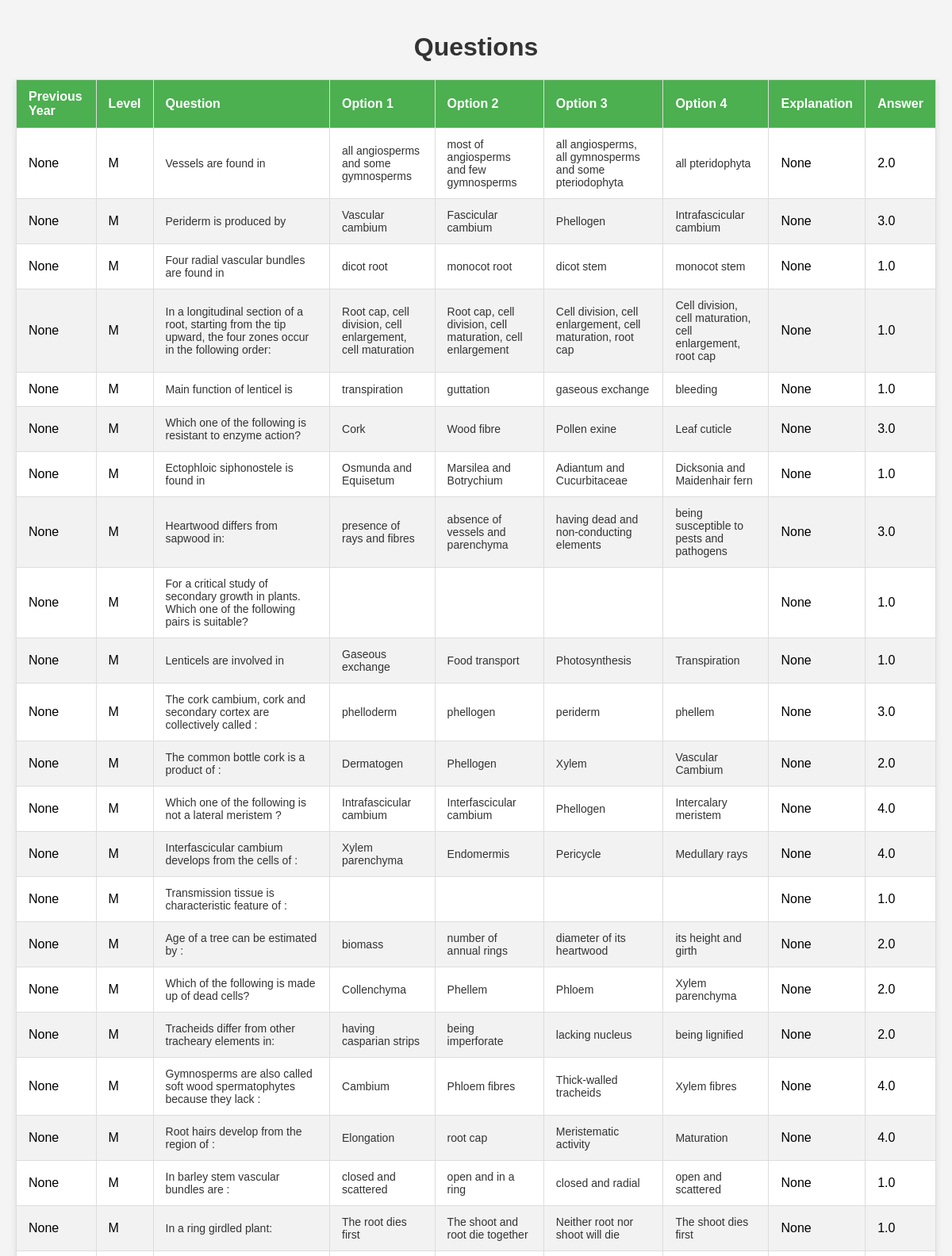
Screenshot of /questions (upper part) with the database file from the repository.
### app.py (models this page shows)
class Question(db.Model):
    id = db.Column(db.Integer, primary_key=True)
    previous_year = db.Column(db.String(50))
    level = db.Column(db.String(50))
    question_text = db.Column(db.String(255))
    question_image = db.Column(db.String(255), nullable=True)
    option1_text = db.Column(db.String(255), nullable=True)
    option1_image = db.Column(db.String(255), nullable=True)
    option2_text = db.Column(db.String(255), nullable=True)
    option2_image = db.Column(db.String(255), nullable=True)
    option3_text = db.Column(db.String(255), nullable=True)
    option3_image = db.Column(db.String(255), nullable=True)
    option4_text = db.Column(db.String(255), nullable=True)
    option4_image = db.Column(db.String(255), nullable=True)
    explanation = db.Column(db.Text)
    answer = db.Column(db.String(50))

### app.py (the view)
@app.route('/questions')
def display():
    questions = Question.query.all()
    return render_template('questions.html', questions=questions)

### templates/questions.html (shortened to what this page needs)
<!DOCTYPE html>
<html lang="en">
<head>
</head>
<body>
    <h1>Questions</h1>
    <table>
        <thead>
            <tr>
                <th>Previous Year</th>
                <th>Level</th>
                <th>Question</th>
                <th>Option 1</th>
                <th>Option 2</th>
                <th>Option 3</th>
                <th>Option 4</th>
                <th>Explanation</th>
                <th>Answer</th>
            </tr>
        </thead>
        <tbody>
            {% for question in questions %}
            <tr>
                <td>{{ question.previous_year }}</td>
                <td>{{ question.level }}</td>
                <td>
                    {% if question.question_text %}
                    <p>{{ question.question_text }}</p>
                    {% endif %}
                </td>
                <td>
                    {% if question.option1_text %}
                    <p>{{ question.option1_text }}</p>
                    {% endif %}
                </td>
                <td>
                    {% if question.option2_text %}
                    <p>{{ question.option2_text }}</p>
                    {% endif %}
                </td>
                <td>
                    {% if question.option3_text %}
                    <p>{{ question.option3_text }}</p>
                    {% endif %}
                </td>
                <td>
                    {% if question.option4_text %}
                    <p>{{ question.option4_text }}</p>
                    {% endif %}
                </td>
                <td>{{ question.explanation }}</td>
                <td>{{ question.answer }}</td>
            </tr>
            {% endfor %}
        </tbody>
    </table>
</body>
</html>

### templates/questions.html (style rules this page uses)
body { font-family: Arial, sans-serif; margin: 0; padding: 20px; background-color: #f4f4f4; }
h1 { text-align: center; color: #333; }
table { width: 100%; border-collapse: collapse; margin: 20px 0; background-color: white; box-shadow: 0 4px 8px rgba(0, 0, 0, 0.1); }
th, td { padding: 12px 15px; text-align: left; border: 1px solid #ddd; }
th { background-color: #4CAF50; color: white; }
tr:nth-child(even) { background-color: #f2f2f2; }
p { margin: 0; font-size: 14px; color: #333; }

### rows the page displays
Question: previous_year "None", level "M", question_text "Vessels are found in", option1_text "all angiosperms and some gymnosperms", option2_text "most of angiosperms and few gymnosperms", option3_text "all angiosperms, all gymnosperms and some pteriodophyta", option4_text "all pteridophyta", explanation "None", answer "2.0"
Question: previous_year "None", level "M", question_text "Periderm is produced by", option1_text "Vascular cambium", option2_text "Fascicular cambium", option3_text "Phellogen", option4_text "Intrafascicular cambium", explanation "None", answer "3.0"
Question: previous_year "None", level "M", question_text "Four radial vascular bundles are found in", option1_text "dicot root", option2_text "monocot root", option3_text "dicot stem", option4_text "monocot stem", explanation "None", answer "1.0"
Question: previous_year "None", level "M", question_text "In a longitudinal section of a root, starting from the tip upward, the four zones occur in the following order:", option1_text "Root cap, cell division, cell enlargement, cell maturation", option2_text "Root cap, cell division, cell maturation, cell enlargement", option3_text "Cell division, cell enlargement, cell maturation, root cap", option4_text "Cell division, cell maturation, cell enlargement, root cap", explanation "None", answer "1.0"
Question: previous_year "None", level "M", question_text "Main function of lenticel is", option1_text "transpiration", option2_text "guttation", option3_text "gaseous exchange", option4_text "bleeding", explanation "None", answer "1.0"
Question: previous_year "None", level "M", question_text "Which one of the following is resistant to enzyme action?", option1_text "Cork", option2_text "Wood fibre", option3_text "Pollen exine", option4_text "Leaf cuticle", explanation "None", answer "3.0"
Question: previous_year "None", level "M", question_text "Ectophloic siphonostele is found in", option1_text "Osmunda and Equisetum", option2_text "Marsilea and Botrychium", option3_text "Adiantum and Cucurbitaceae", option4_text "Dicksonia and Maidenhair fern", explanation "None", answer "1.0"
Question: previous_year "None", level "M", question_text "Heartwood differs from sapwood in:", option1_text "presence of rays and fibres", option2_text "absence of vessels and parenchyma", option3_text "having dead and non-conducting elements", option4_text "being susceptible to pests and pathogens", explanation "None", answer "3.0"
Question: previous_year "None", level "M", question_text "For a critical study of secondary growth in plants. Which one of the following pairs is suitable?", explanation "None", answer "1.0"
Question: previous_year "None", level "M", question_text "Lenticels are involved in", option1_text "Gaseous exchange", option2_text "Food transport", option3_text "Photosynthesis", option4_text "Transpiration", explanation "None", answer "1.0"
Question: previous_year "None", level "M", question_text "The cork cambium, cork and secondary cortex are collectively called :", option1_text "phelloderm", option2_text "phellogen", option3_text "periderm", option4_text "phellem", explanation "None", answer "3.0"
Question: previous_year "None", level "M", question_text "The common bottle cork is a product of :", option1_text "Dermatogen", option2_text "Phellogen", option3_text "Xylem", option4_text "Vascular Cambium", explanation "None", answer "2.0"
Question: previous_year "None", level "M", question_text "Which one of the following is not a lateral meristem ?", option1_text "Intrafascicular cambium", option2_text "Interfascicular cambium", option3_text "Phellogen", option4_text "Intercalary meristem", explanation "None", answer "4.0"
Question: previous_year "None", level "M", question_text "Interfascicular cambium develops from the cells of :", option1_text "Xylem parenchyma", option2_text "Endomermis", option3_text "Pericycle", option4_text "Medullary rays", explanation "None", answer "4.0"
Question: previous_year "None", level "M", question_text "Transmission tissue is characteristic feature of :", explanation "None", answer "1.0"
Question: previous_year "None", level "M", question_text "Age of a tree can be estimated by :", option1_text "biomass", option2_text "number of annual rings", option3_text "diameter of its heartwood", option4_text "its height and girth", explanation "None", answer "2.0"
Question: previous_year "None", level "M", question_text "Which of the following is made up of dead cells?", option1_text "Collenchyma", option2_text "Phellem", option3_text "Phloem", option4_text "Xylem parenchyma", explanation "None", answer "2.0"
Question: previous_year "None", level "M", question_text "Tracheids differ from other tracheary elements in:", option1_text "having casparian strips", option2_text "being imperforate", option3_text "lacking nucleus", option4_text "being lignified", explanation "None", answer "2.0"
Question: previous_year "None", level "M", question_text "Gymnosperms are also called soft wood spermatophytes because they lack :", option1_text "Cambium", option2_text "Phloem fibres", option3_text "Thick-walled tracheids", option4_text "Xylem fibres", explanation "None", answer "4.0"
Question: previous_year "None", level "M", question_text "Root hairs develop from the region of :", option1_text "Elongation", option2_text "root cap", option3_text "Meristematic activity", option4_text "Maturation", explanation "None", answer "4.0"
Question: previous_year "None", level "M", question_text "In barley stem vascular bundles are :", option1_text "closed and scattered", option2_text "open and in a ring", option3_text "closed and radial", option4_text "open and scattered", explanation "None", answer "1.0"
Question: previous_year "None", level "M", question_text "In a ring girdled plant:", option1_text "The root dies first", option2_text "The shoot and root die together", option3_text "Neither root nor shoot will die", option4_text "The shoot dies first", explanation "None", answer "1.0"
